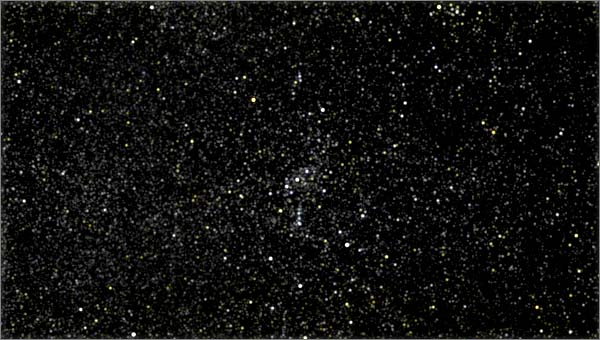
#> input picture 1.jpg, 600 x 340 px, found by its file name
$ python startracker_old.py
#> lines starting #> are read from the running program, lines starting #| are printed output that depends on the picture; after the words box and inside, x2 and y2 are one past the last pixel; in counts of white or black regions, pixels touching at a corner belong together
__author__ = 'Szymon Michalski'


print('Author: ', __author__)


"""
Processing steps:
Image correction:
- Dark frame subtraction
- Lens correction
Star detection (acquisition of xy coordinates):
- Image thresholding
- Formation of star clusters
- Image centroiding (possible techniques:
    - Weighted Sum,
    - Maximum Likelihood Estimator)
"""

"""
Star tracking and attitude computing
Relative motion tracking                    Star catalogue search
- operating on xy coordinates               - operating on celestial
                                            coordinates
                                            (requires transformation
                                            from xy coordinates)

                    - Pattern matching (possible techniques:
                        Angle Matching,
                        Spherical Triangle Pattern Matching,
                        Planar Triangle Pattern Matching,
                        Rate Matching
                    )

- compares patterns between two frames      - preforms search in on-board
                                            reduced star catalog
                                            (k-vector technique)

- requires preliminary knowledge            - no preliminary knowledge required
of attitude
- error propagation

                    - Determining the attitude quaternion (possible techniques:
                        The Predictive Attitude Determination,
                        QUEST,
                        TRIAD,
                        The Singular Value Decomposition,
                        The Fast Optimal
                        Attitude Matrix
                    )
"""

"""
1. Star detection
- Image thresholding: Otsu's method             <---
- Formation of star clusters: ???
- Image centroiding (possible techniques:       http://answers.opencv.org/question/460/finding-centroid-of-a-mask/
    - Weighted Sum,
    - Maximum Likelihood Estimator)             <---
2. Celestial to xy                              <---
3. Pattern Matching
    - Angle Matching,
    - Spherical Triangle Pattern Matching,
    - Planar Triangle Pattern Matching,         <---
    - Rate Matching
4. k-vector technique                           <---
5. Attitude calculation - quaternion
    - The Predictive Attitude Determination,
    - QUEST,                                    <---
    - TRIAD,
    - The Singular Value Decomposition,
    - The Fast Optimal
    - Attitude Matrix
"""


import cv2
import numpy as np
from matplotlib import pyplot as plt

img = cv2.imread('1.jpg', 0)
#> img: shape (340, 600); min 0, max 255, mean 16.7

ret, thresh1 = cv2.threshold(img, 230, 255, cv2.THRESH_BINARY)
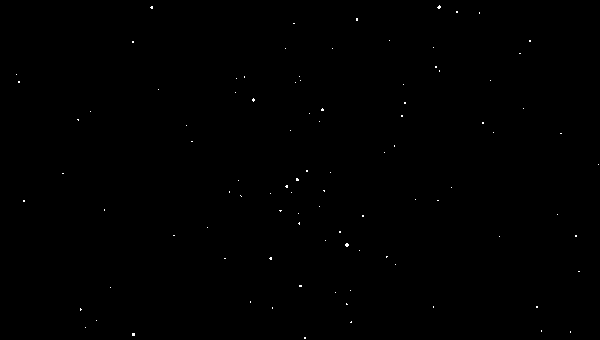
#> thresh1: shape (340, 600); 0.13% white in thin lines or dots
ret, thresh2 = cv2.threshold(img, 127, 255, cv2.THRESH_BINARY_INV)
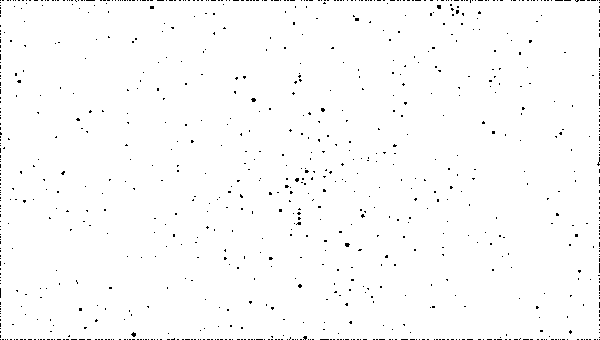
#> thresh2: shape (340, 600); 98.8% white; black in thin lines or dots
ret, thresh3 = cv2.threshold(img, 127, 255, cv2.THRESH_TRUNC)
ret, thresh4 = cv2.threshold(img, 127, 255, cv2.THRESH_TOZERO)
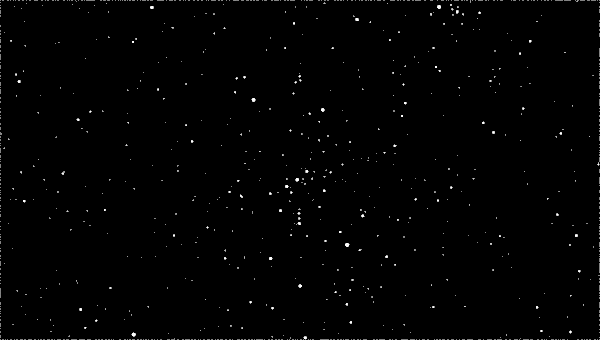
#> thresh4: shape (340, 600); min 0, max 255, mean 2
ret, thresh5 = cv2.threshold(img, 127, 255, cv2.THRESH_TOZERO_INV)
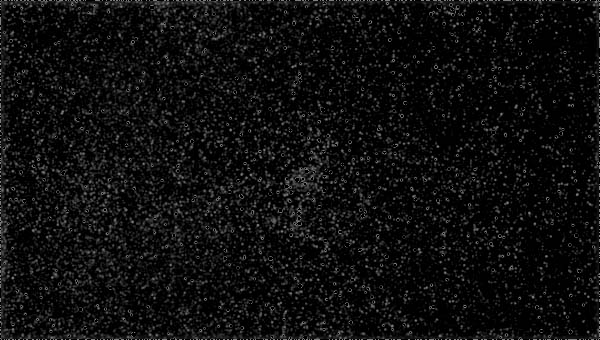
#> thresh5: shape (340, 600); min 0, max 127, mean 14.7

thresh = ['img', 'thresh1', 'thresh2', 'thresh3', 'thresh4', 'thresh5']

for i in range(6):
    plt.subplot(2, 3, i+1), plt.imshow(eval(thresh[i]), 'gray')
    plt.title(thresh[i])

img2 = plt.show()
#from matplotlib.backends.backend_pdf import PdfPages
#pp = PdfPages('multipage.pdf')
#plt.savefig(pp, format='pdf')

cv2.imwrite('result.jpeg', thresh1)

$ run again, with 2.jpg copied over 1.jpg
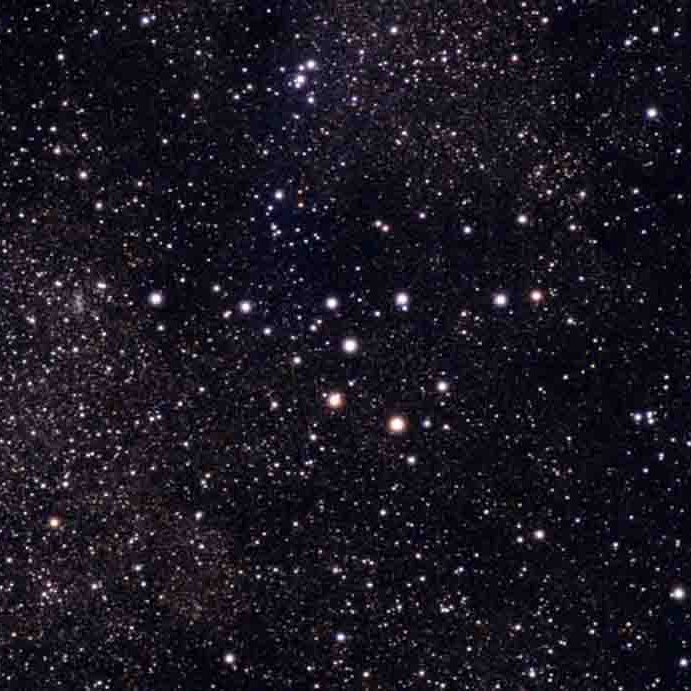
#> input picture 2.jpg, 691 x 691 px, found by its file name
#> `ret, thresh1 = cv2.threshold(img, 230, 255, cv2.THRESH_BINARY)`:
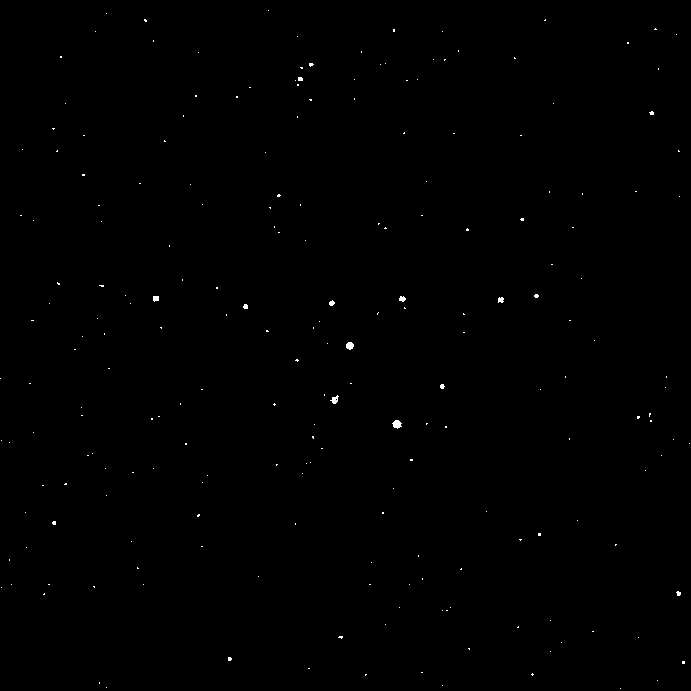
#> thresh1: shape (691, 691); 0.19% white in thin lines or dots
#> thresh2: shape (691, 691); 98.4% white; 886 black regions (814 under 20 px), largest, box (x1, y1, x2, y2) and area: (390, 417, 405, 432) 166, (328, 393, 341, 407) 134, (343, 340, 357, 352) 129
#> `ret, thresh5 = cv2.threshold(img, 127, 255, cv2.THRESH_TOZERO_INV)`:
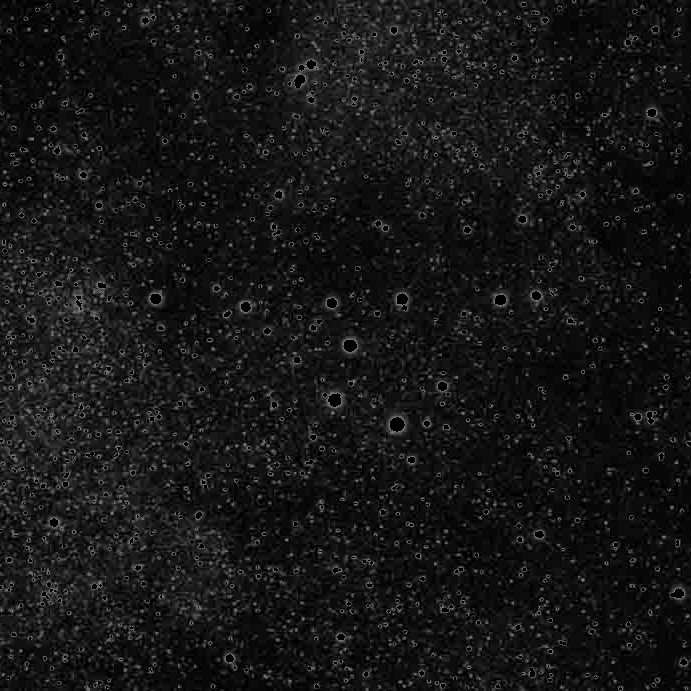
#> thresh5: shape (691, 691); min 0, max 127, mean 22.2

$ run again, with 3.jpg copied over 1.jpg
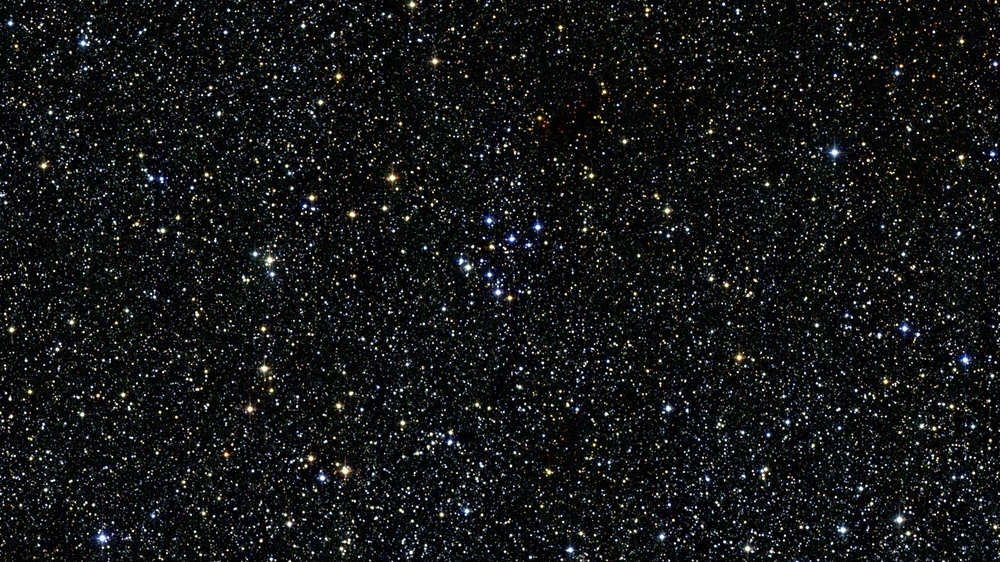
#> input picture 3.jpg, 1000 x 562 px, shrunk from 3377 x 1899 before the run, found by its file name
#> `ret, thresh1 = cv2.threshold(img, 230, 255, cv2.THRESH_BINARY)`:
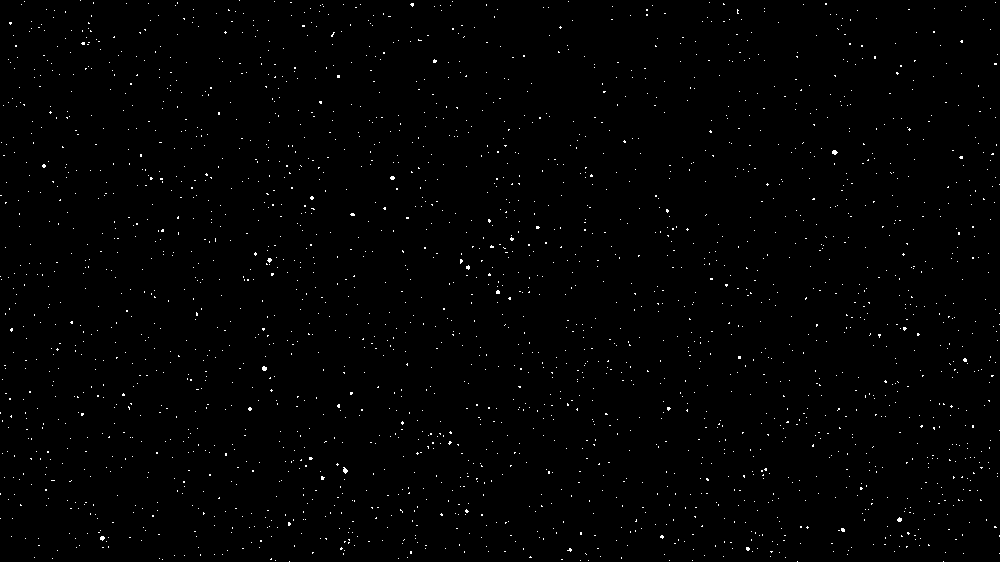
#> thresh1: shape (562, 1000); 0.74% white in thin lines or dots
#> thresh2: shape (562, 1000); 96.7% white; black in thin lines or dots
#> `ret, thresh5 = cv2.threshold(img, 127, 255, cv2.THRESH_TOZERO_INV)`:
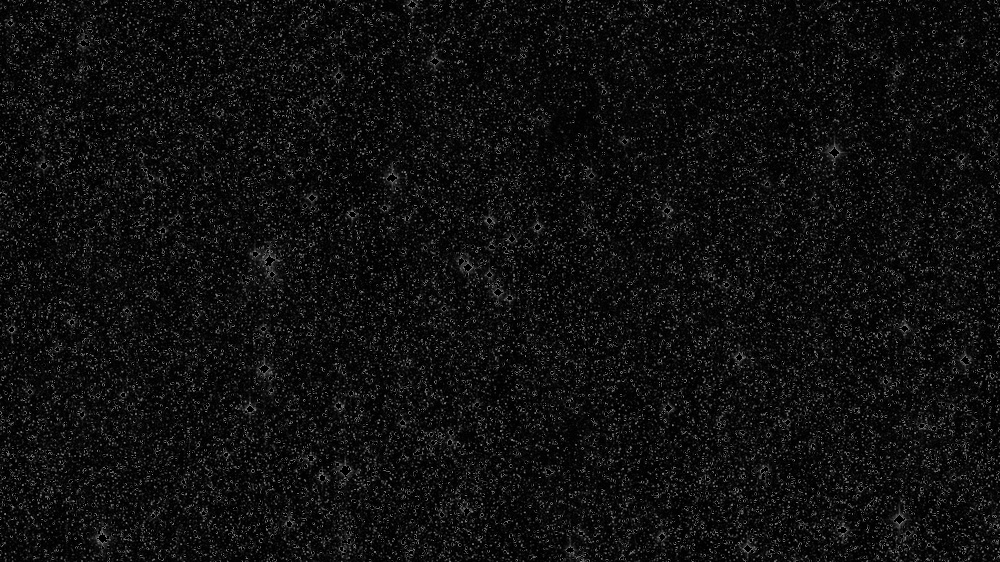
#> thresh5: shape (562, 1000); min 0, max 127, mean 15.9

$ run again, with 2 (copy).jpg copied over 1.jpg
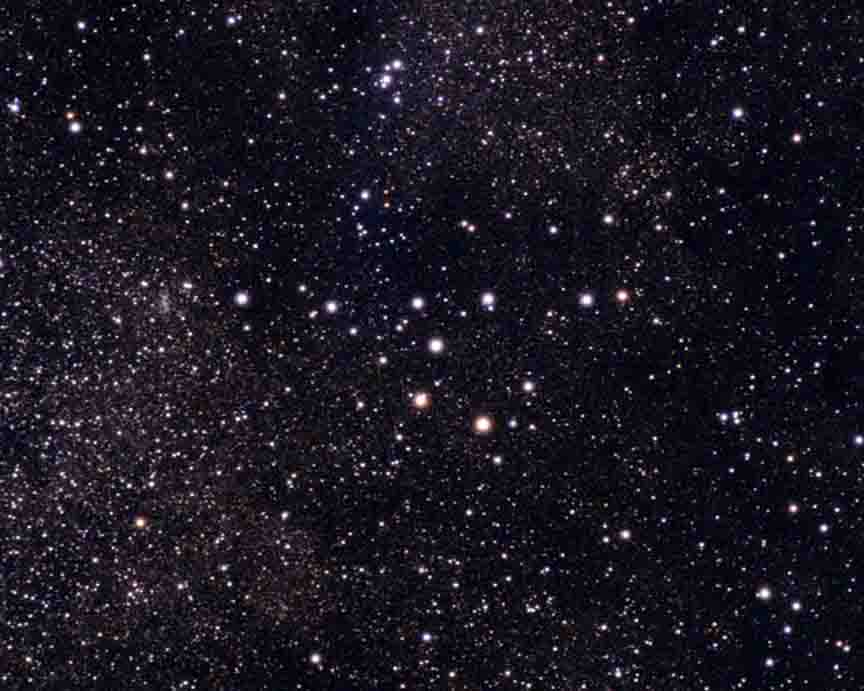
#> input picture 2 (copy).jpg, 864 x 691 px, found by its file name
#> `ret, thresh1 = cv2.threshold(img, 230, 255, cv2.THRESH_BINARY)`:
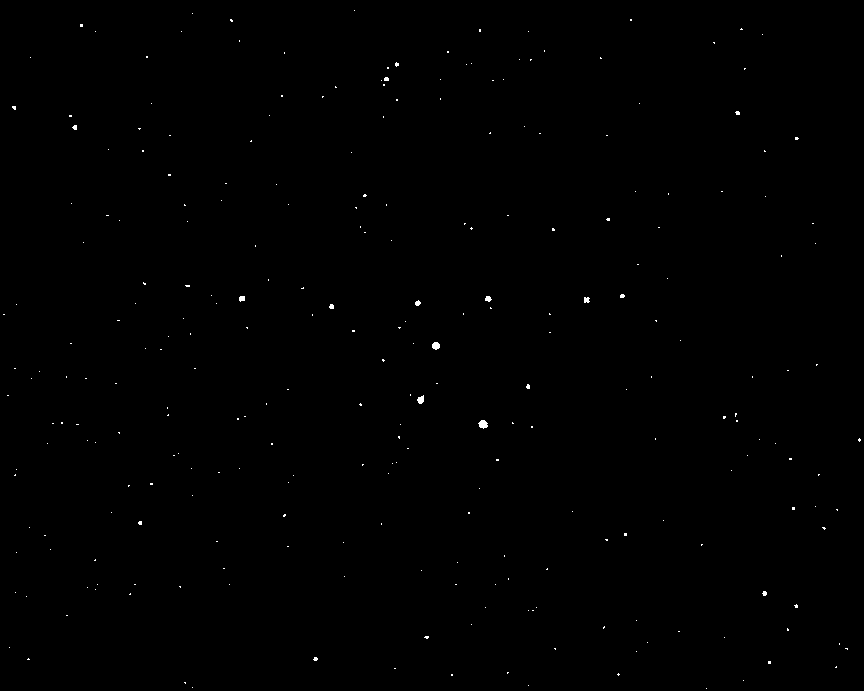
#> thresh1: shape (691, 864); 0.18% white in thin lines or dots
#> thresh2: shape (691, 864); 98.4% white; 1138 black regions (1045 under 20 px), largest, box (x1, y1, x2, y2) and area: (476, 417, 491, 432) 164, (414, 393, 427, 407) 135, (429, 340, 443, 352) 130
#> `ret, thresh5 = cv2.threshold(img, 127, 255, cv2.THRESH_TOZERO_INV)`:
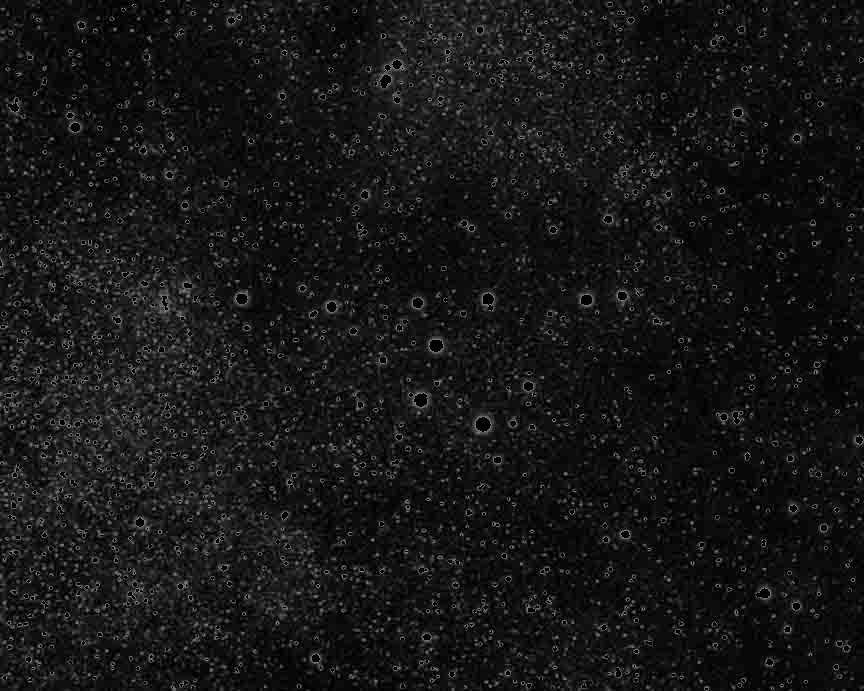
#> thresh5: shape (691, 864); min 0, max 127, mean 21.9
